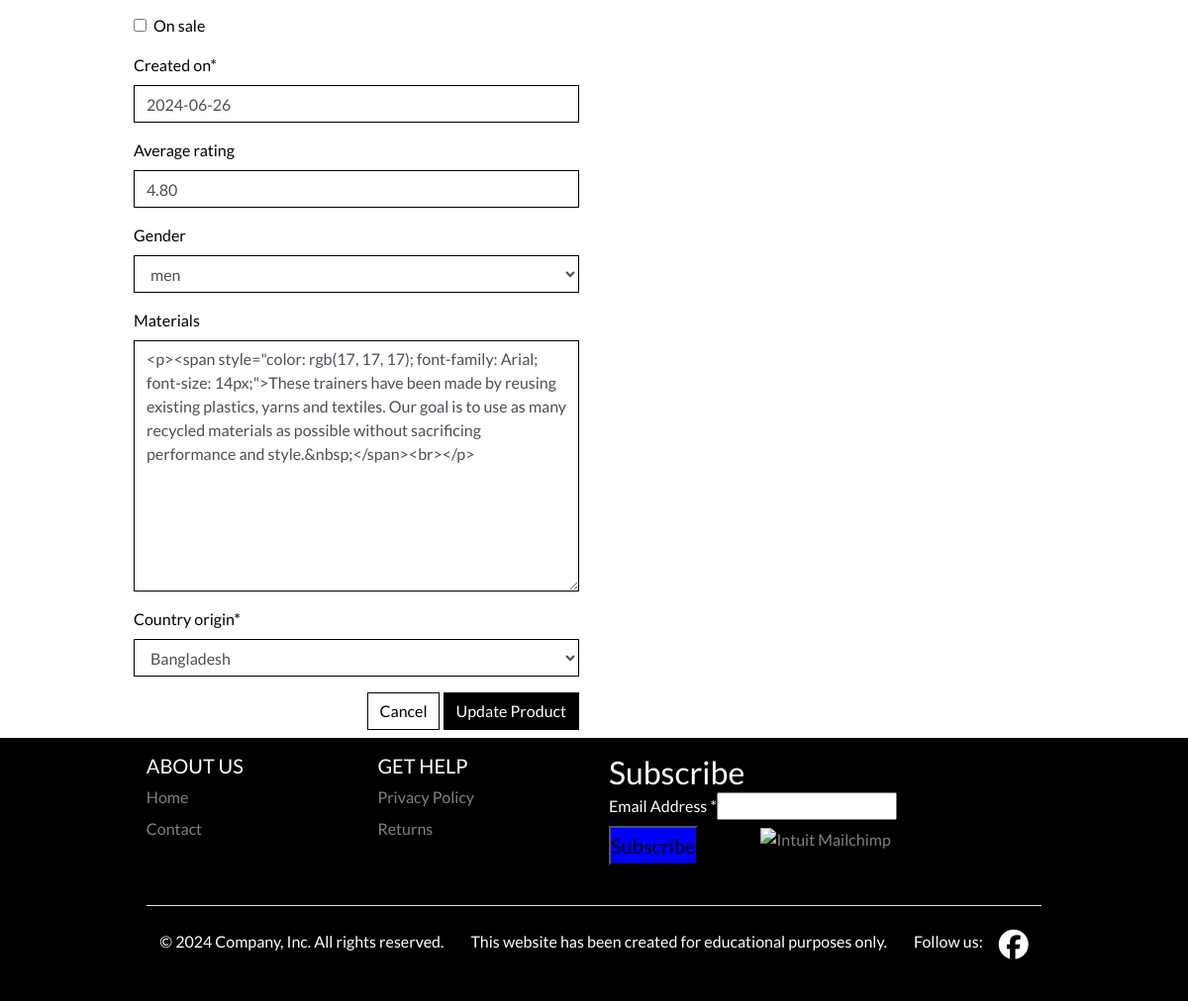
/products/edit/1/ (signed in, lower part), run on an earlier commit of the app's database.
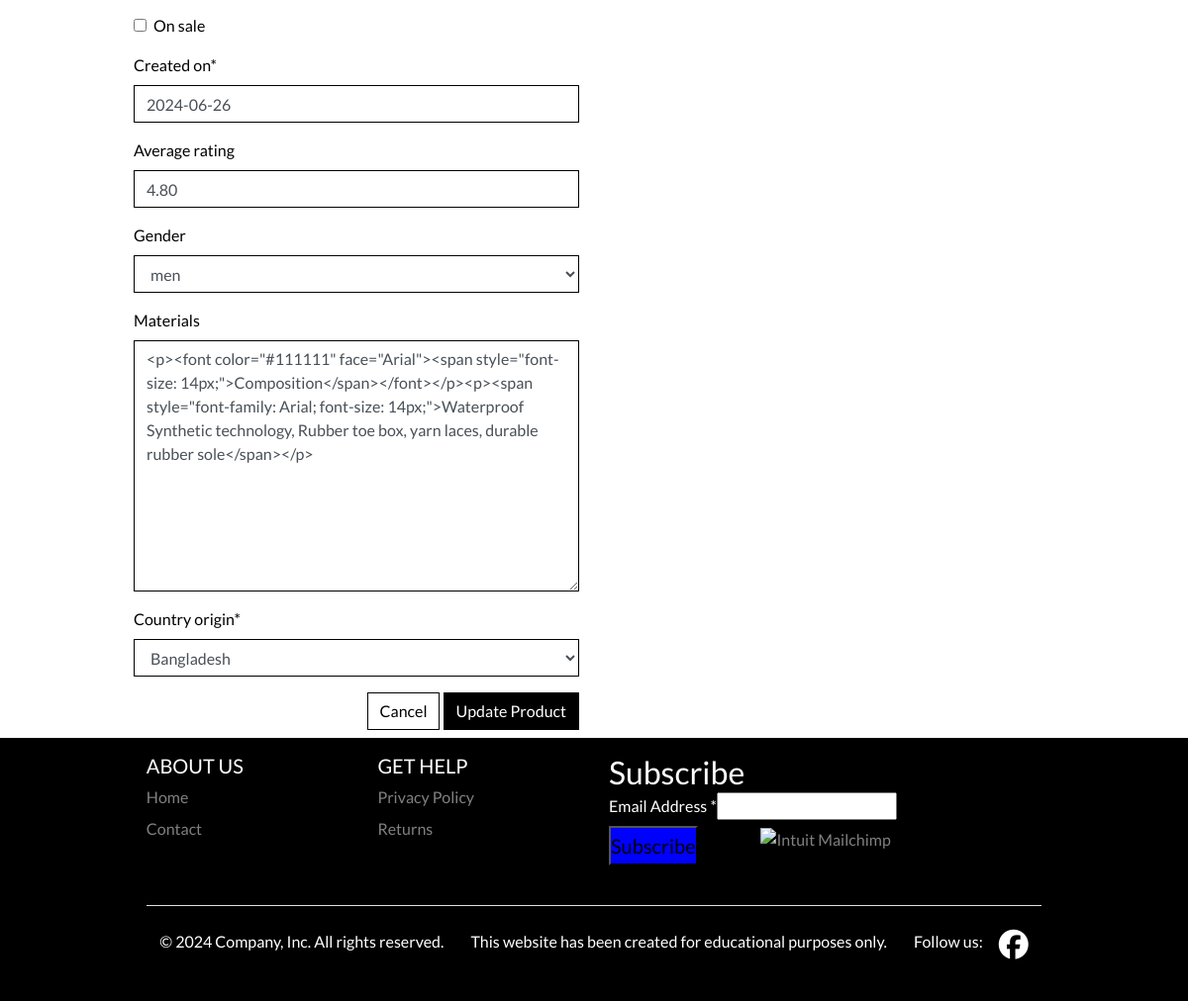
And on a later commit of the database.
### products/models.py (models this page shows, shortened)
class Product(models.Model):
    GENDER_CHOICES = [
        ('men', 'men'),
        ('women', 'women'),
    ]
    category = models.ForeignKey('Category', null=True,
                                 blank=True, on_delete=models.SET_NULL)
    sku = models.CharField(max_length=254, null=True, blank=True)
    name = models.CharField(max_length=254)
    description = models.TextField()
    has_sizes = models.BooleanField(default=False, null=True, blank=True)
    price = models.DecimalField(max_digits=6, decimal_places=2)
    sale_price = models.DecimalField(max_digits=10, decimal_places=2,
                                     null=True, blank=True)
    rating = models.DecimalField(max_digits=6, decimal_places=2,
                                 null=True, blank=True)
    image_url = models.URLField(max_length=1024, null=True, blank=True)
    image = models.ImageField(null=True, blank=True)
    brand = models.ForeignKey("Brand", null=True, blank=True,
                              on_delete=models.SET_NULL)
    on_sale = models.BooleanField(default=False)
    created_on = models.DateField(default=timezone.now)
    average_rating = models.DecimalField(max_digits=6, decimal_places=2,
                                         null=True, blank=True)
    gender = models.CharField(max_length=10, choices=GENDER_CHOICES,
                              null=True, blank=True)
    materials = models.TextField(null=True, blank=True)
    country_origin = CountryField(blank_label='Country *', null=False, blank=False)

### products/views.py (the view)
# urls.py: path('edit/<int:product_id>/', views.edit_product, name='edit_product'),
@login_required
def edit_product(request, product_id):
    if not request.user.is_superuser:
        messages.error(request, 'Sorry, only store owners can do that.')
        return redirect(reverse('home'))
    product = get_object_or_404(Product, pk=product_id)
    if request.method == 'POST':
        form = ProductForm(request.POST, request.FILES, instance=product)
        if form.is_valid():
            form.save()
            messages.success(request, 'Successfully updated product!')
            return redirect(reverse('product_detail', args=[product.id]))
        else:
            messages.error(request, 'Failed to update product. Please ensure the form is valid.')
    else:
        form = ProductForm(instance=product)
        messages.info(request, f'You are editing {product.name}')
    template = 'products/edit_product.html'
    context = {
        'form': form,
        'product': product,
    }
    return render(request, template, context)

### products/forms.py
class ProductForm(forms.ModelForm):
    class Meta:
        model = Product
        fields = '__all__'
    image = forms.ImageField(label='Image', required=False, widget=CustomClearableFileInput)
    def __init__(self, *args, **kwargs):
        super().__init__(*args, **kwargs)
        categories = Category.objects.all()
        friendly_names = [(c.id, c.get_friendly_name()) for c in categories]
        self.fields['category'].choices = friendly_names
        for field_name, field in self.fields.items():
            field.widget.attrs['class'] = 'border-black rounded-0'

### products/models.py (called while the page is built)
    def get_friendly_name(self):
        return self.friendly_name

    def __str__(self):
        return self.name

### products/templates/products/edit_product.html (shortened to what this page needs)
{% extends "base.html" %}
{% load static %}
{% block content %}
    <div class="overlay"></div>
    <div class="container">
        <div class="row">
            <div class="col-12 col-md-6">
                <form method="POST" action="{% url 'edit_product' product.id %}" class="form mb-2" enctype="multipart/form-data">
                    {% for field in form %}
                        {% if field.name != 'image' %}
                            {{ field | as_crispy_field }}
                        {% else %}
                            {{ field }}
                        {% endif %}
                    {% endfor %}
                    <div class="text-right">
                        <a class="btn btn-outline-black rounded-0" href="{% url 'products' %}">Cancel</a>
                        <button class="btn btn-black rounded-0" type="submit">Update Product</button>
                    </div>
                </form>
            </div>
        </div>
    </div>
{% endblock %}

What changed in the data, as far as the page shows it:
changed Product "men": materials "<p><span style=\"color: rgb(17, 17, 17); font-family: Arial; font-size: 14px;\">These trainers have been made by reusing existing plastics, yarns and textiles. Our goal is to use as many recycled materials as possible without sacrificing performance and style.&nbsp;</span><br></p>" → "<p><font color=\"#111111\" face=\"Arial\"><span style=\"font-size: 14px;\">Composition</span></font></p><p><span style=\"font-family: Arial; font-size: 14px;\">Waterproof Synthetic technology, Rubber toe box, yarn laces, durable rubber sole</span></p>"
